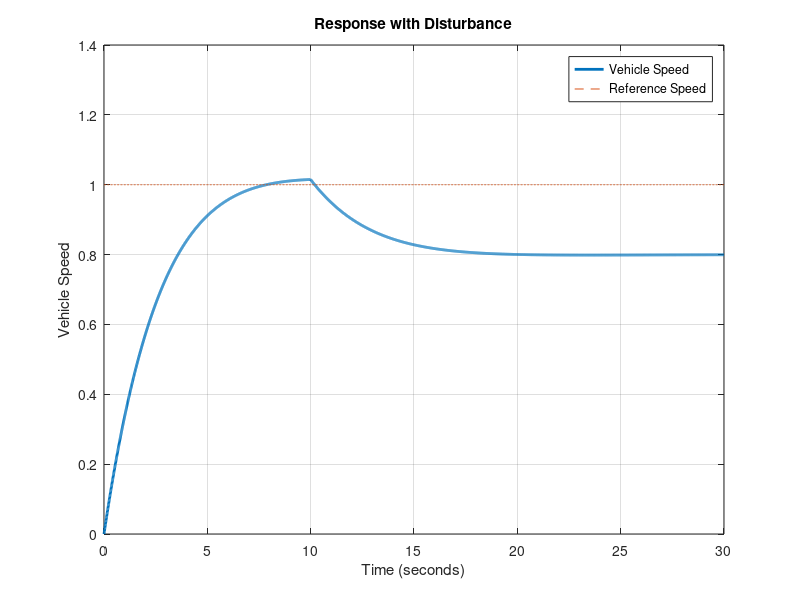

MATLAB code for this plot:
clc;
clear;
close all;

% Define Laplace Variable
s = tf('s');

% Vehicle Model
G = 1/(5*s + 1);

% PI Controller Parameters
Kp = 2;
Ki = 0.5;

% PI Controller
C = Kp + Ki/s;

% Closed Loop System
T = feedback(C*G,1);

% Time Vector
t = 0:0.01:30;

% Reference Input
u = ones(size(t));

% Disturbance Signal
d = zeros(size(t));

% Disturbance Applied at t = 10 seconds
d(t >= 10) = -0.2;

% Total Input
input_signal = u + d;

% Simulate System Response
[y,t] = lsim(T,input_signal,t);

% Plot Response
figure;
plot(t,y,'LineWidth',2);

grid on;

xlabel('Time (seconds)');
ylabel('Vehicle Speed');

title('Response with Disturbance');

% Reference Line
hold on;
plot(t,ones(size(t)),'--');

legend('Vehicle Speed','Reference Speed');
